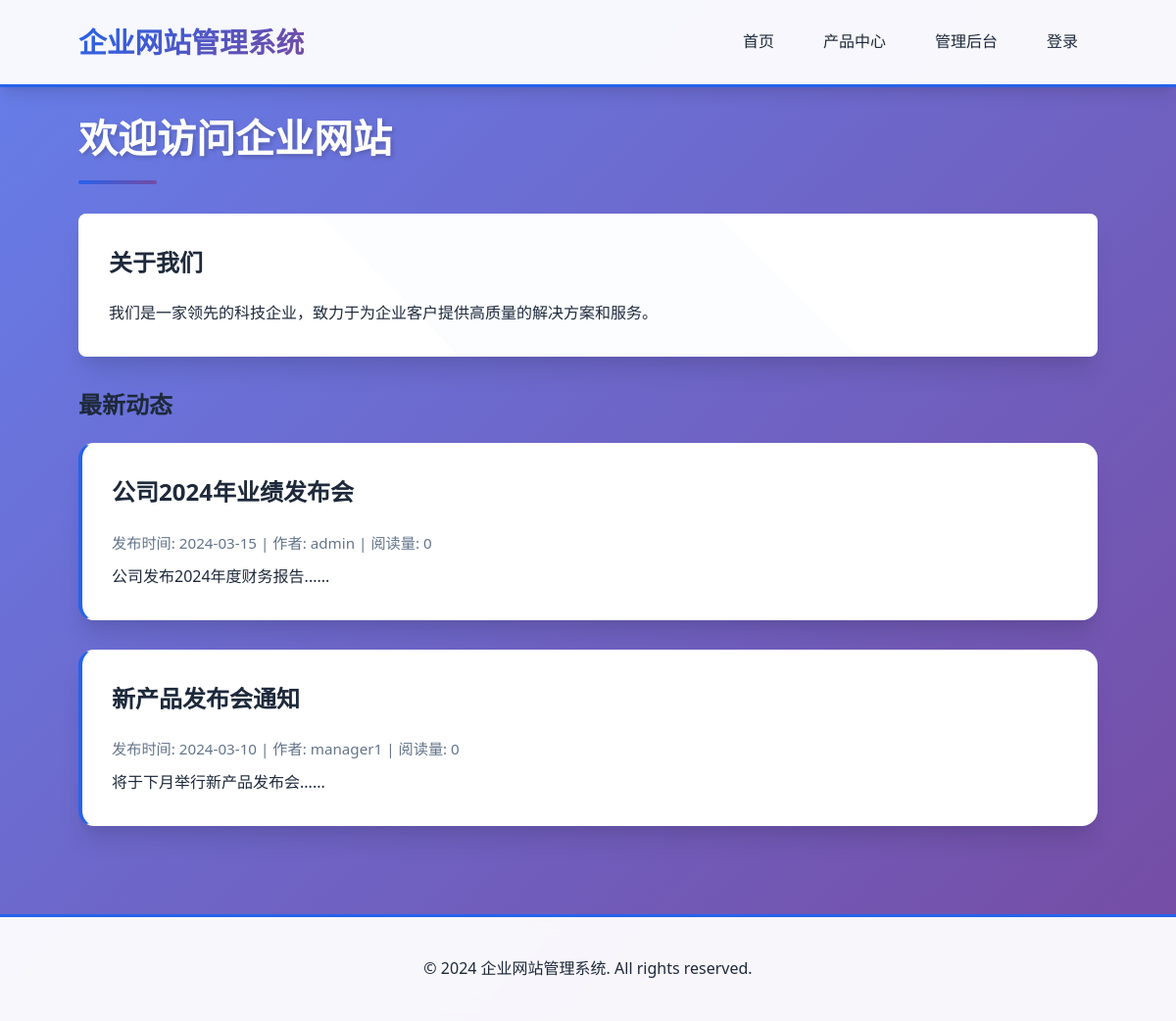
The page / on the database its author committed.
### tables this page shows
CREATE TABLE IF NOT EXISTS news (
    id INT AUTO_INCREMENT PRIMARY KEY,
    title VARCHAR(200) NOT NULL,
    content TEXT,
    author VARCHAR(50),
    published_date DATE,
    views INT DEFAULT 0,
    created_at TIMESTAMP DEFAULT CURRENT_TIMESTAMP
);

### index.php (the view, shortened to what this page needs)
<?php
require_once 'config/database.php';
$stmt = $pdo->query("SELECT * FROM news ORDER BY published_date DESC LIMIT 5");
$news = $stmt->fetchAll(PDO::FETCH_ASSOC);
include 'includes/header.php';
?>
<h2>欢迎访问企业网站</h2>
<div class="welcome-section" style="background: white; padding: 30px; border-radius: 8px; margin-bottom: 30px;">
    <h3>关于我们</h3>
    <p>我们是一家领先的科技企业，致力于为企业客户提供高质量的解决方案和服务。</p>
</div>
<h3>最新动态</h3>
<?php foreach($news as $item): ?>
<div class="news-item">
    <h3><?php echo htmlspecialchars($item['title']); ?></h3>
    <div class="news-meta">
        发布时间: <?php echo $item['published_date']; ?> |
        作者: <?php echo htmlspecialchars($item['author']); ?> |
        阅读量: <?php echo $item['views']; ?>
    </div>
    <p><?php echo nl2br(htmlspecialchars(substr($item['content'], 0, 200))); ?>...</p>
</div>
<?php endforeach; ?>
<?php include 'includes/footer.php'; ?>

### assets/style.css (style rules this page uses)
:root { --primary-color: #2563eb; --primary-dark: #1e40af; --secondary-color: #64748b; --success-color: #10b981; --danger-color: #ef4444; --dark-color: #1e293b; --light-color: #f8fafc; --border-color: #e2e8f0; --shadow: 0 10px 15px -3px rgba(0, 0, 0, 0.1), 0 4px 6px -2px rgba(0, 0, 0, 0.05); --shadow-lg: 0 20px 25px -5px rgba(0, 0, 0, 0.1), 0 10px 10px -5px rgba(0, 0, 0, 0.04); }
* { margin: 0; padding: 0; box-sizing: border-box; }
body { font-family: 'Segoe UI', 'Microsoft YaHei', -apple-system, BlinkMacSystemFont, sans-serif; line-height: 1.6; color: var(--dark-color); background: linear-gradient(135deg, #667eea 0%, #764ba2 100%); min-height: 100vh; }
.welcome-section, .news-item, .product-card, .login-form, .admin-panel { background: white; border-radius: 16px; padding: 30px; box-shadow: var(--shadow-lg); margin-bottom: 30px; transition: transform 0.3s ease, box-shadow 0.3s ease; border: 1px solid rgba(255, 255, 255, 0.2); }
h2 { font-size: 2.5em; margin-bottom: 30px; color: white; text-shadow: 2px 2px 4px rgba(0, 0, 0, 0.2); position: relative; padding-bottom: 15px; }
h2::after { content: ''; position: absolute; bottom: 0; left: 0; width: 80px; height: 4px; background: linear-gradient(135deg, var(--primary-color), #764ba2); border-radius: 2px; }
h3 { font-size: 1.5em; margin-bottom: 20px; color: var(--dark-color); }
.news-item { border-left: 4px solid var(--primary-color); }
.news-meta { color: var(--secondary-color); font-size: 0.95em; margin: 10px 0; display: flex; gap: 20px; }
.welcome-section, .news-item, .product-card, .login-form { animation: fadeIn 0.6s ease-out; }
.welcome-section { position: relative; overflow: hidden; }
.welcome-section::before { content: ''; position: absolute; top: -50%; right: -50%; width: 200%; height: 200%; background: linear-gradient(135deg, transparent 30%, rgba(37, 99, 235, 0.05) 100%); transform: rotate(45deg); }

### rows shown on the page
news: title "公司2024年业绩发布会", published_date "2024-03-15", author "admin", views "0", content "公司发布2024年度财务报告..."
news: title "新产品发布会通知", published_date "2024-03-10", author "manager1", views "0", content "将于下月举行新产品发布会..."
